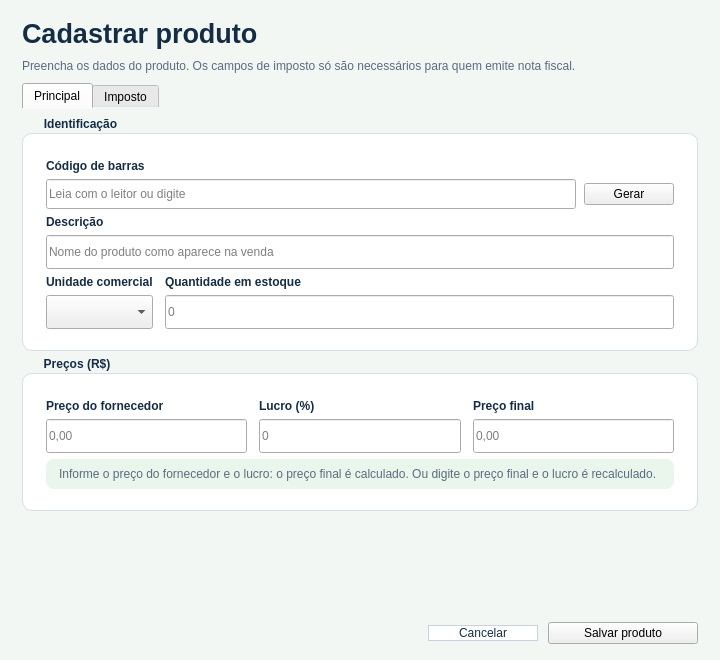
<?xml version="1.0" encoding="UTF-8"?>
<ui version="4.0">
 <class>InserirProduto</class>
 <widget class="QWidget" name="InserirProduto">
  <property name="geometry">
   <rect>
    <x>0</x>
    <y>0</y>
    <width>720</width>
    <height>660</height>
   </rect>
  </property>
  <property name="minimumSize">
   <size>
    <width>640</width>
    <height>620</height>
   </size>
  </property>
  <property name="windowTitle">
   <string>Inserir Produto</string>
  </property>
  <property name="styleSheet">
   <string notr="true">#InserirProduto { background-color: #F2F7F4; }
#label_11 { font-size: 20pt; font-weight: 700; color: #142D45; }
#Lbl_Subtitulo { color: #5b6b7f; }
#Lbl_DicaPreco { font-weight: 400; color: #5b6b7f; background: #EAF6EC; border-radius: 8px; padding: 8px 10px; }
#Lbl_NcmDesc { font-weight: 400; color: #475569; }
QGroupBox QLabel { color: #142D45; font-weight: 600; background: transparent; }
QGroupBox { background-color: white; border: 1px solid #d5dee9; border-radius: 10px; margin-top: 16px; padding: 16px 14px 12px 14px; font-weight: 700; }
QGroupBox::title { subcontrol-origin: margin; left: 14px; padding: 0 6px; color: #142D45; background-color: #F2F7F4; }
QLineEdit, QComboBox { min-height: 28px; }
QTabWidget::pane { background: transparent; border: none; top: 0px; }
QCheckBox#Check_Nf { font-weight: 700; color: #142D45; spacing: 8px; padding: 8px 4px; }</string>
  </property>
  <layout class="QVBoxLayout" name="verticalLayout_raiz">
   <property name="spacing">
    <number>10</number>
   </property>
   <property name="leftMargin">
    <number>22</number>
   </property>
   <property name="topMargin">
    <number>18</number>
   </property>
   <property name="rightMargin">
    <number>22</number>
   </property>
   <property name="bottomMargin">
    <number>16</number>
   </property>
   <item>
    <widget class="QLabel" name="label_11">
     <property name="text">
      <string>Cadastrar produto</string>
     </property>
    </widget>
   </item>
   <item>
    <widget class="QLabel" name="Lbl_Subtitulo">
     <property name="text">
      <string>Preencha os dados do produto. Os campos de imposto só são necessários para quem emite nota fiscal.</string>
     </property>
     <property name="wordWrap">
      <bool>true</bool>
     </property>
    </widget>
   </item>
   <item>
    <widget class="QTabWidget" name="tabWidget">
     <property name="currentIndex">
      <number>0</number>
     </property>
     <widget class="QWidget" name="tab">
      <attribute name="title">
       <string>Principal</string>
      </attribute>
      <layout class="QVBoxLayout" name="verticalLayout_tab1">
       <property name="spacing">
        <number>6</number>
       </property>
       <property name="leftMargin">
        <number>0</number>
       </property>
       <property name="topMargin">
        <number>8</number>
       </property>
       <property name="rightMargin">
        <number>0</number>
       </property>
       <property name="bottomMargin">
        <number>0</number>
       </property>
       <item>
        <widget class="QGroupBox" name="groupBoxIdent">
         <property name="title">
          <string>Identificação</string>
         </property>
         <layout class="QGridLayout" name="gridLayout_ident">
          <property name="horizontalSpacing">
           <number>12</number>
          </property>
          <property name="verticalSpacing">
           <number>6</number>
          </property>
          <item row="0" column="0" colspan="2">
           <widget class="QLabel" name="label">
            <property name="text">
             <string>Código de barras</string>
            </property>
           </widget>
          </item>
          <item row="1" column="0" colspan="2">
           <layout class="QHBoxLayout" name="horizontalLayout">
            <property name="spacing">
             <number>8</number>
            </property>
            <item>
             <widget class="CustomLineEdit" name="Ledit_CBarras">
              <property name="placeholderText">
               <string>Leia com o leitor ou digite</string>
              </property>
             </widget>
            </item>
            <item>
             <widget class="QPushButton" name="Btn_GerarCBarras">
              <property name="minimumSize">
               <size>
                <width>90</width>
                <height>0</height>
               </size>
              </property>
              <property name="toolTip">
               <string>Gera um código de barras interno para o produto</string>
              </property>
              <property name="text">
               <string>Gerar</string>
              </property>
             </widget>
            </item>
           </layout>
          </item>
          <item row="2" column="0" colspan="2">
           <widget class="QLabel" name="label_2">
            <property name="text">
             <string>Descrição</string>
            </property>
           </widget>
          </item>
          <item row="3" column="0" colspan="2">
           <widget class="CustomLineEdit" name="Ledit_Desc">
            <property name="placeholderText">
             <string>Nome do produto como aparece na venda</string>
            </property>
           </widget>
          </item>
          <item row="4" column="0">
           <widget class="QLabel" name="label_5">
            <property name="text">
             <string>Unidade comercial</string>
            </property>
           </widget>
          </item>
          <item row="4" column="1">
           <widget class="QLabel" name="label_3">
            <property name="text">
             <string>Quantidade em estoque</string>
            </property>
           </widget>
          </item>
          <item row="5" column="0">
           <widget class="QComboBox" name="CBox_UCom"/>
          </item>
          <item row="5" column="1">
           <widget class="CustomLineEdit" name="Ledit_Quant">
            <property name="placeholderText">
             <string>0</string>
            </property>
           </widget>
          </item>
         </layout>
        </widget>
       </item>
       <item>
        <widget class="QGroupBox" name="groupBox">
         <property name="title">
          <string>Preços (R$)</string>
         </property>
         <layout class="QGridLayout" name="gridLayout_precos">
          <property name="horizontalSpacing">
           <number>12</number>
          </property>
          <property name="verticalSpacing">
           <number>6</number>
          </property>
          <item row="0" column="0">
           <widget class="QLabel" name="label_8">
            <property name="text">
             <string>Preço do fornecedor</string>
            </property>
           </widget>
          </item>
          <item row="0" column="1">
           <widget class="QLabel" name="label_9">
            <property name="text">
             <string>Lucro (%)</string>
            </property>
           </widget>
          </item>
          <item row="0" column="2">
           <widget class="QLabel" name="label_4">
            <property name="text">
             <string>Preço final</string>
            </property>
           </widget>
          </item>
          <item row="1" column="0">
           <widget class="CustomLineEdit" name="Ledit_PrecoFornecedor">
            <property name="placeholderText">
             <string>0,00</string>
            </property>
           </widget>
          </item>
          <item row="1" column="1">
           <widget class="QLineEdit" name="Ledit_PercentualLucro">
            <property name="placeholderText">
             <string>0</string>
            </property>
           </widget>
          </item>
          <item row="1" column="2">
           <widget class="QLineEdit" name="Ledit_PrecoFinal">
            <property name="placeholderText">
             <string>0,00</string>
            </property>
           </widget>
          </item>
          <item row="2" column="0" colspan="3">
           <widget class="QLabel" name="Lbl_DicaPreco">
            <property name="text">
             <string>Informe o preço do fornecedor e o lucro: o preço final é calculado. Ou digite o preço final e o lucro é recalculado.</string>
            </property>
            <property name="wordWrap">
             <bool>true</bool>
            </property>
           </widget>
          </item>
         </layout>
        </widget>
       </item>
       <item>
        <spacer name="verticalSpacer_tab1">
         <property name="orientation">
          <enum>Qt::Orientation::Vertical</enum>
         </property>
         <property name="sizeHint" stdset="0">
          <size>
           <width>20</width>
           <height>10</height>
          </size>
         </property>
        </spacer>
       </item>
      </layout>
     </widget>
     <widget class="QWidget" name="tab_2">
      <attribute name="title">
       <string>Imposto</string>
      </attribute>
      <layout class="QVBoxLayout" name="verticalLayout_tab2">
       <property name="spacing">
        <number>6</number>
       </property>
       <property name="leftMargin">
        <number>0</number>
       </property>
       <property name="topMargin">
        <number>8</number>
       </property>
       <property name="rightMargin">
        <number>0</number>
       </property>
       <property name="bottomMargin">
        <number>0</number>
       </property>
       <item>
        <widget class="QCheckBox" name="Check_Nf">
         <property name="text">
          <string>Este produto sai com nota fiscal (NF)</string>
         </property>
         <property name="checked">
          <bool>false</bool>
         </property>
        </widget>
       </item>
       <item>
        <widget class="QGroupBox" name="groupBoxFiscal">
         <property name="title">
          <string>Dados fiscais</string>
         </property>
         <layout class="QGridLayout" name="gridLayout_fiscal">
          <property name="horizontalSpacing">
           <number>12</number>
          </property>
          <property name="verticalSpacing">
           <number>6</number>
          </property>
          <item row="0" column="0" colspan="2">
           <widget class="QLabel" name="label_6">
            <property name="toolTip">
             <string>Nomenclatura Comum do Mercosul, pesquise o codigo correto para seu produto.</string>
            </property>
            <property name="text">
             <string>NCM</string>
            </property>
           </widget>
          </item>
          <item row="1" column="0" colspan="2">
           <widget class="CustomLineEdit" name="Ledit_NCM">
            <property name="toolTip">
             <string>Nomenclatura Comum do Mercosul, pesquise o codigo correto para seu produto.</string>
            </property>
            <property name="placeholderText">
             <string>8 dígitos</string>
            </property>
           </widget>
          </item>
          <item row="2" column="0" colspan="2">
           <widget class="QLabel" name="Lbl_NcmDesc">
            <property name="text">
             <string>Descrição: NCM</string>
            </property>
            <property name="wordWrap">
             <bool>true</bool>
            </property>
           </widget>
          </item>
          <item row="3" column="0">
           <widget class="QLabel" name="label_12">
            <property name="text">
             <string>CSOSN</string>
            </property>
           </widget>
          </item>
          <item row="3" column="1">
           <widget class="QLabel" name="label_13">
            <property name="text">
             <string>CST PIS/COFINS</string>
            </property>
           </widget>
          </item>
          <item row="4" column="0">
           <widget class="QLineEdit" name="Ledit_CSOSN"/>
          </item>
          <item row="4" column="1">
           <widget class="QLineEdit" name="Ledit_PIS"/>
          </item>
          <item row="5" column="0" colspan="2">
           <widget class="QLabel" name="label_10">
            <property name="toolTip">
             <string>Porcentagem de ICMS aproximada cobrado de cada produto, APENAS PARA INFORMAÇÃO NA NF.</string>
            </property>
            <property name="text">
             <string>Alíquota de imposto aproximada (IBPT) (%)</string>
            </property>
           </widget>
          </item>
          <item row="6" column="0" colspan="2">
           <widget class="QLineEdit" name="Ledit_Aliquota">
            <property name="toolTip">
             <string>Porcentagem de ICMS aproximada cobrado de cada produto, APENAS PARA INFORMAÇÃO NA NF.</string>
            </property>
           </widget>
          </item>
          <item row="7" column="0" colspan="2">
           <widget class="QLabel" name="Lbl_CEST">
            <property name="toolTip">
             <string>Código Especificador da Substituição Tributária,  você geralmente pode deixar em branco.</string>
            </property>
            <property name="text">
             <string>CEST</string>
            </property>
           </widget>
          </item>
          <item row="8" column="0" colspan="2">
           <widget class="CustomLineEdit" name="Ledit_CEST"/>
          </item>
         </layout>
        </widget>
       </item>
       <item>
        <spacer name="verticalSpacer_tab2">
         <property name="orientation">
          <enum>Qt::Orientation::Vertical</enum>
         </property>
         <property name="sizeHint" stdset="0">
          <size>
           <width>20</width>
           <height>10</height>
          </size>
         </property>
        </spacer>
       </item>
      </layout>
     </widget>
    </widget>
   </item>
   <item>
    <layout class="QHBoxLayout" name="horizontalLayout_botoes">
     <property name="spacing">
      <number>10</number>
     </property>
     <item>
      <spacer name="horizontalSpacer">
       <property name="orientation">
        <enum>Qt::Orientation::Horizontal</enum>
       </property>
       <property name="sizeHint" stdset="0">
        <size>
         <width>40</width>
         <height>20</height>
        </size>
       </property>
      </spacer>
     </item>
     <item>
      <widget class="QPushButton" name="Btn_Cancelar">
       <property name="minimumSize">
        <size>
         <width>110</width>
         <height>0</height>
        </size>
       </property>
       <property name="styleSheet">
        <string notr="true">QPushButton { background: white; color: #142D45; border: 1px solid #c9d3df; }
QPushButton:hover { background: #EAF6EC; border-color: #17963A; }</string>
       </property>
       <property name="text">
        <string>Cancelar</string>
       </property>
      </widget>
     </item>
     <item>
      <widget class="QPushButton" name="Btn_Enviar">
       <property name="minimumSize">
        <size>
         <width>150</width>
         <height>0</height>
        </size>
       </property>
       <property name="text">
        <string>Salvar produto</string>
       </property>
       <property name="default">
        <bool>false</bool>
       </property>
      </widget>
     </item>
    </layout>
   </item>
  </layout>
 </widget>
 <customwidgets>
  <customwidget>
   <class>CustomLineEdit</class>
   <extends>QLineEdit</extends>
   <header>customlineedit.h</header>
  </customwidget>
 </customwidgets>
 <tabstops>
  <tabstop>Ledit_CBarras</tabstop>
  <tabstop>Btn_GerarCBarras</tabstop>
  <tabstop>Ledit_Desc</tabstop>
  <tabstop>CBox_UCom</tabstop>
  <tabstop>Ledit_Quant</tabstop>
  <tabstop>Ledit_PrecoFornecedor</tabstop>
  <tabstop>Ledit_PercentualLucro</tabstop>
  <tabstop>Ledit_PrecoFinal</tabstop>
  <tabstop>Btn_Enviar</tabstop>
  <tabstop>Btn_Cancelar</tabstop>
  <tabstop>tabWidget</tabstop>
  <tabstop>Check_Nf</tabstop>
  <tabstop>Ledit_NCM</tabstop>
  <tabstop>Ledit_CSOSN</tabstop>
  <tabstop>Ledit_PIS</tabstop>
  <tabstop>Ledit_Aliquota</tabstop>
  <tabstop>Ledit_CEST</tabstop>
 </tabstops>
 <resources/>
 <connections/>
</ui>
